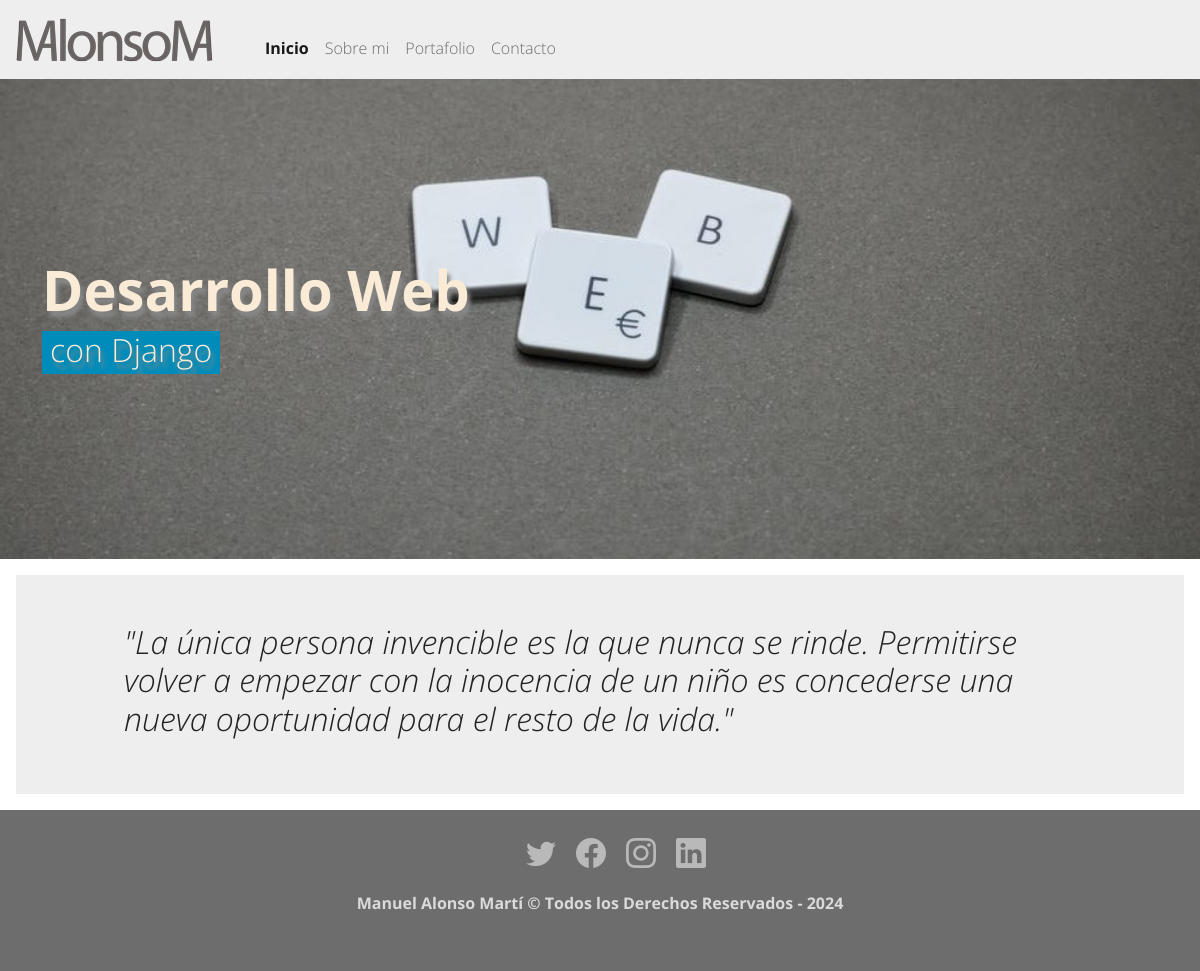
Before: / with the older database file.
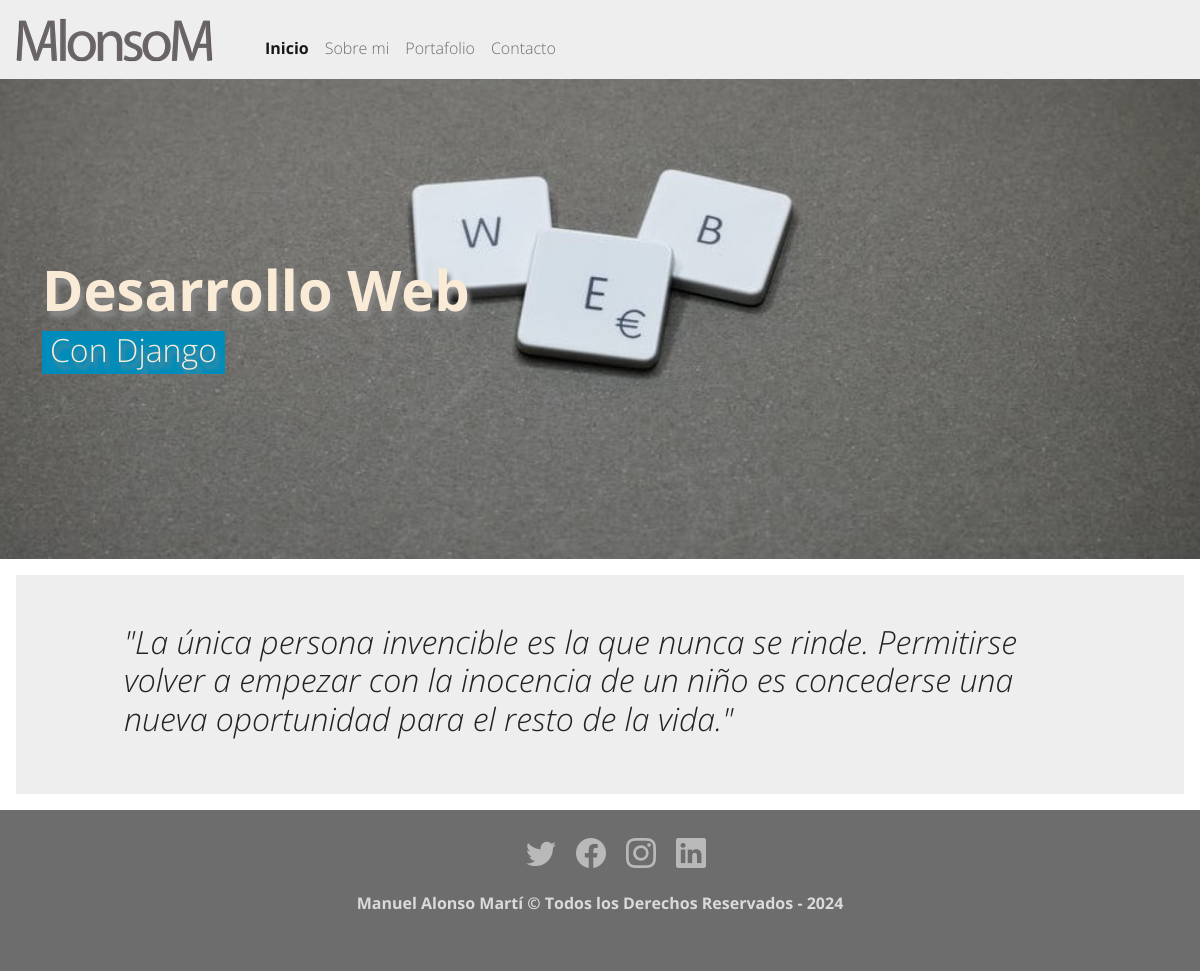
After: the same page with the newer database file.
### backgrounds/models.py (models this page shows, shortened)
class BackgroundImage(models.Model):
    name= models.CharField(unique=True,max_length=150, verbose_name='Nombre')
    image=models.ImageField(storage=OverwriteStorage(),upload_to=profile_picture_path,verbose_name='Imagen')
    title = models.CharField(max_length=100, blank=True, null=True, verbose_name='titular')
    subtitle = models.CharField(max_length=100, blank=True, null=True, verbose_name='subtitular')
    sentence = models.TextField(max_length=400, blank=True, null=True, verbose_name='Frase')
    created = models.DateTimeField(verbose_name="Fecha de Creación", auto_now=False, auto_now_add=True)
    updated = models.DateTimeField(auto_now=True, verbose_name='Fecha Modificación')
    class Meta:
        verbose_name = 'titular e imagen de fondo'
        verbose_name_plural = 'titulares e imágenes de fondo'

### core/views.py (the view)
# urls.py: 2. Add a URL to urlpatterns:  path('', views.home, name='home')
def home(request):
    backgrounds=BackgroundImage.objects.all()
    return render(request, 'core/home.html',{'backgrounds':backgrounds})

### redsocial/processors.py (called while the page is built)
def ctx_dict(request):
    ctx = {}
    links = Link.objects.all()
    for link in links:
        ctx[link.key] = link.url
    return ctx

### core/templates/core/home.html (shortened to what this page needs)
{% extends 'core/base.html' %}
{% block image-header %} home {% endblock %}
{% block title-header %}
{% for background in backgrounds %}
    {% if background.name == "home" %}
        <div>
            <h1 class="display-4 fw-bold">{{background.title}}</h1>
        </div>
        <div>
            <h3 class="fs-2 bg-primary d-inline-block px-2 pb-1">{{background.subtitle}}</h3>
        </div>
    {% endif %}
{% endfor %}
{% endblock %}
{% block content %}
{% for background in backgrounds %}
    {% if background.name == "home" %}
    <h2 class="fw-lighter fst-italic px-5">{{background.sentence}}</h2>
    {% endif %}
{% endfor %}
{% endblock %}

Changed rows visible on the page:
changed BackgroundImage "Desarrollo Web": subtitle "con Django" → "Con Django"
